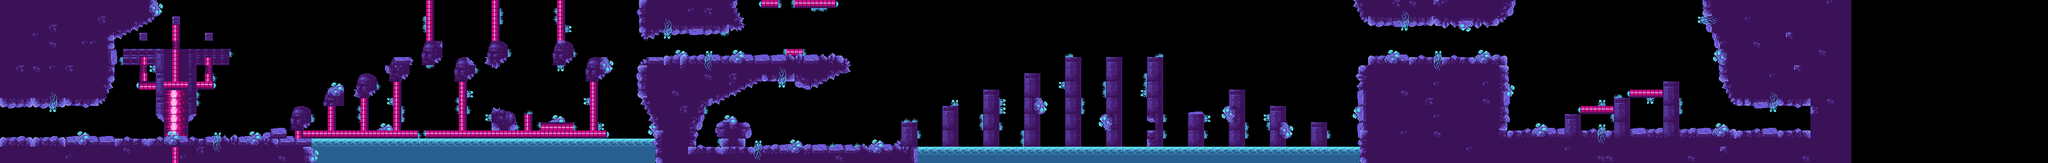

A 2D game scene composited from a Tiled map and its tileset images. What follows is a short description and the map's XML, with each tile layer's data collapsed to a summary:
An orthogonal 250x20 tile map with 16x16 px tiles, 3 tile layers (Background, Tile Layer 1, Tile Layer 3), 4 tilesets.

<map version="1.1" tiledversion="2018.08.22" orientation="orthogonal" renderorder="right-down" width="250" height="20" tilewidth="16" tileheight="16" infinite="0" nextlayerid="8" nextobjectid="1">
 <tileset firstgid="1" source="tilesets.tsx" />
 <tileset firstgid="289" source="gate-01.tsx" />
 <tileset firstgid="298" source="Tiles/stone-head.tsx" />
 <tileset firstgid="307" source="tileset-sliced.tsx" />
 <layer id="5" name="Background" width="250" height="20">
  <data>[5000 cells, 126 non-empty, 27 distinct tile ids]</data>
 </layer>
 <layer id="6" name="Tile Layer 1" width="250" height="20">
  <data>[5000 cells, 2140 non-empty, 107 distinct tile ids]</data>
 </layer>
 <layer id="7" name="Tile Layer 3" width="250" height="20">
  <data>[5000 cells, 159 non-empty, 46 distinct tile ids]</data>
 </layer>
</map>
